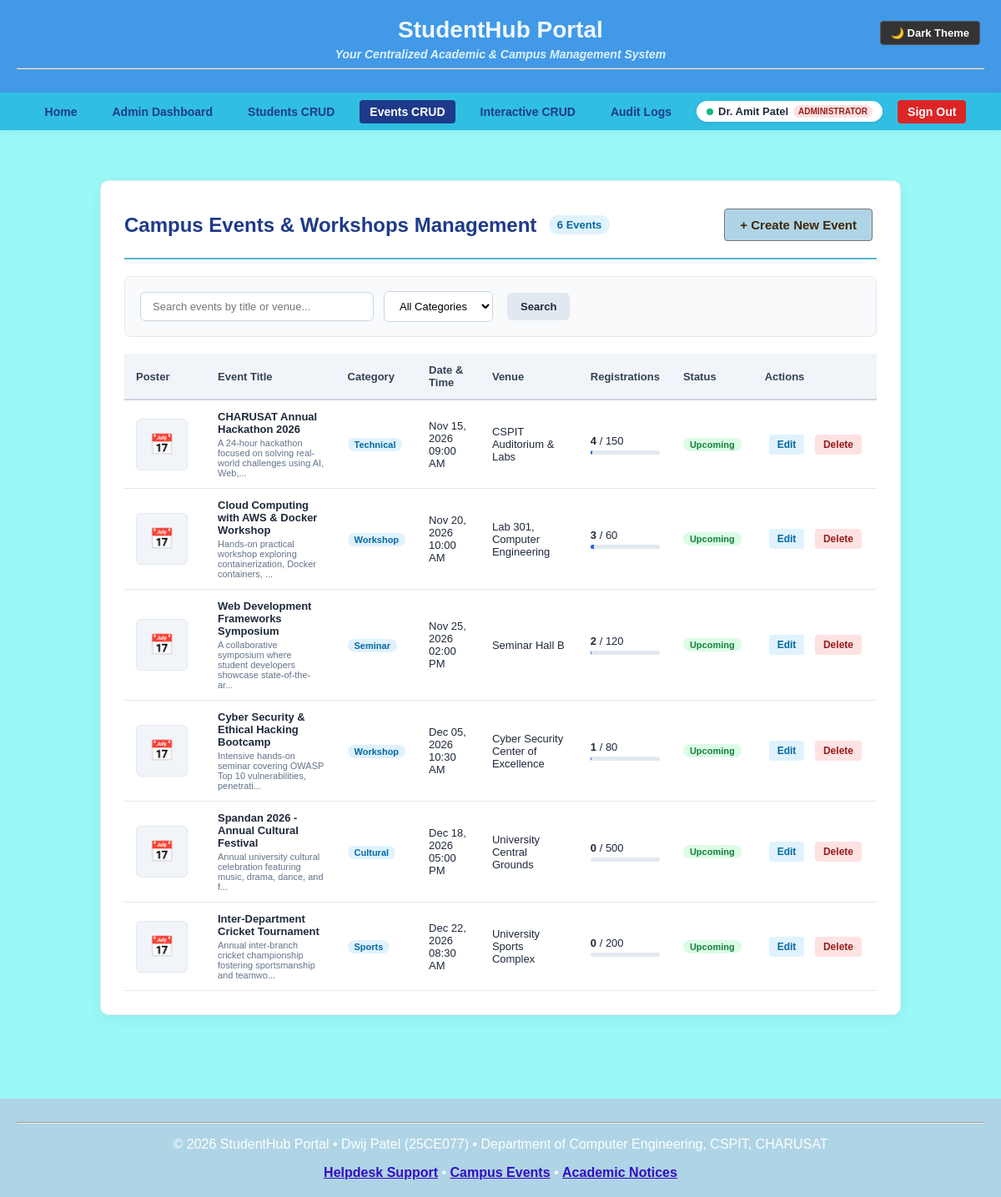
Page /Final_Practical/manage_events.php (signed in) on the committed database.
### tables this page shows
CREATE TABLE `events` (
  `event_id` INT AUTO_INCREMENT NOT NULL,
  `title` VARCHAR(150) NOT NULL,
  `description` TEXT NOT NULL,
  `category` VARCHAR(50) NOT NULL DEFAULT 'Workshop',
  `event_date` DATETIME NOT NULL,
  `venue` VARCHAR(100) NOT NULL,
  `poster_path` VARCHAR(255) DEFAULT NULL,
  `capacity` INT NOT NULL DEFAULT 100,
  `status` ENUM('upcoming', 'completed', 'cancelled') NOT NULL DEFAULT 'upcoming',
  `created_by` VARCHAR(20) DEFAULT NULL,
  `created_at` DATETIME NOT NULL DEFAULT CURRENT_TIMESTAMP,
  PRIMARY KEY (`event_id`),
  KEY `idx_event_date` (`event_date`),
  KEY `idx_event_category` (`category`),
  KEY `idx_event_status` (`status`)
);

### Final_Practical/manage_events.php (the view, shortened to what this page needs)
<?php
$pdo = getDB();
$searchQuery    = trim($_GET['q'] ?? '');
$sql = "SELECT e.*, COUNT(r.registration_id) AS attendee_count
        FROM events e
        LEFT JOIN registrations r ON e.event_id = r.event_id AND r.status != 'cancelled'
        WHERE 1=1";
$params = [];
$sql .= " GROUP BY e.event_id ORDER BY e.event_date ASC";
$stmt = $pdo->prepare($sql);
$stmt->execute($params);
$eventsList = $stmt->fetchAll();
$totalEvents = count($eventsList);
require_once __DIR__ . '/includes/header.php';
?>
<main>
    <div class="crud-container">
        <div class="crud-header">
            <div>
                <h2>Campus Events &amp; Workshops Management</h2>
                <span class="count-badge"><?= $totalEvents ?> Event<?= $totalEvents === 1 ? '' : 's' ?></span>
            </div>
            <div class="crud-actions">
                <button type="button" class="btn btn-primary" onclick="openAddEventModal()">+ Create New Event</button>
            </div>
        </div>
        <form method="GET" action="manage_events.php" class="filter-bar">
            <div class="filter-group">
                <input type="text" name="q" placeholder="Search events by title or venue..." value="<?= htmlspecialchars($searchQuery, ENT_QUOTES, 'UTF-8') ?>" class="input-search">
            </div>
            <div class="filter-group">
                <select name="category" onchange="this.form.submit()" class="select-filter">
                    <option value="">All Categories</option>
                </select>
            </div>
            <button type="submit" class="btn btn-secondary">Search</button>
        </form>
        <div class="table-responsive">
            <table class="data-table">
                <thead>
                    <tr>
                        <th>Poster</th>
                        <th>Event Title</th>
                        <th>Category</th>
                        <th>Date &amp; Time</th>
                        <th>Venue</th>
                        <th>Registrations</th>
                        <th>Status</th>
                        <th>Actions</th>
                    </tr>
                </thead>
                <tbody>
                    <?php if (empty($eventsList)): ?>
                        <tr>
                            <td colspan="8" class="empty-state">
                                <p>No events found matching your criteria.</p>
                                <a href="manage_events.php" class="btn btn-secondary">Clear Filters</a>
                            </td>
                        </tr>
                    <?php else: ?>
                        <?php foreach ($eventsList as $evt): ?>
                            <tr>
                                <td style="width: 70px;">
                                    <?php if (!empty($evt['poster_path']) && file_exists(BASE_PATH . DIRECTORY_SEPARATOR . $evt['poster_path'])): ?>
                                        <img src="<?= htmlspecialchars($evt['poster_path'], ENT_QUOTES, 'UTF-8') ?>" alt="Poster" class="table-poster-thumb">
                                    <?php else: ?>
                                        <div class="poster-placeholder">📅</div>
                                    <?php endif; ?>
                                </td>
                                <td>
                                    <strong><?= htmlspecialchars($evt['title'], ENT_QUOTES, 'UTF-8') ?></strong>
                                    <div class="event-desc-snippet"><?= htmlspecialchars(mb_substr($evt['description'], 0, 75), ENT_QUOTES, 'UTF-8') ?>...</div>
                                </td>
                                <td>
                                    <span class="badge-cat"><?= htmlspecialchars($evt['category'], ENT_QUOTES, 'UTF-8') ?></span>
                                </td>
                                <td><?= date('M d, Y h:i A', strtotime($evt['event_date'])) ?></td>
                                <td><?= htmlspecialchars($evt['venue'], ENT_QUOTES, 'UTF-8') ?></td>
                                <td>
                                    <strong><?= (int)$evt['attendee_count'] ?></strong> / <?= (int)$evt['capacity'] ?>
                                    <div class="progress-bar-wrap">
                                        <div class="progress-bar-fill" style="width: <?= min(100, round(($evt['attendee_count'] / max(1, $evt['capacity'])) * 100)) ?>%;"></div>
                                    </div>
                                </td>
                                <td>
                                    <span class="status-pill status-<?= strtolower($evt['status']) ?>">
                                        <?= ucfirst(htmlspecialchars($evt['status'], ENT_QUOTES, 'UTF-8')) ?>
                                    </span>
                                </td>
                                <td class="actions-cell">
                                    <button type="button" class="btn-action-edit" onclick='openEditEventModal(<?= json_encode($evt) ?>)'>Edit</button>
                                    <button type="button" class="btn-action-delete" onclick="confirmDeleteEvent(<?= $evt['event_id'] ?>, '<?= htmlspecialchars(addslashes($evt['title']), ENT_QUOTES, 'UTF-8') ?>')">Delete</button>
                                </td>
                            </tr>
                        <?php endforeach; ?>
                    <?php endif; ?>
                </tbody>
            </table>
        </div>
    </div>
</main>
<?php require_once __DIR__ . '/includes/footer.php'; ?>

### Final_Practical/Style.css (style rules this page uses)
body { font-family: Arial, Helvetica, sans-serif; background-color: #99f9f7; color: rgb(65, 39, 8); margin: 0; padding: 0; transition: background-color 0.3s ease, color 0.3s ease; }
main { text-align: center; padding: 40px 20px; max-width: 960px; margin: auto; }
button.btn-primary, button { background-color: #aed4e5; color: rgb(65, 39, 8); margin: 5px; padding: 10px 18px; cursor: pointer; font-size: 15px; font-weight: bolder; border: 1px solid #777; border-radius: 4px; transition: background-color 0.2s ease, transform 0.1s ease; }

### Final_Practical/manage_events.php (style rules this page uses)
.crud-container { max-width: 1180px; margin: 20px auto; padding: 28px; background: #ffffff; border-radius: 10px; box-shadow: 0 4px 18px rgba(0,0,0,0.06); border: 1px solid #e2e8f0; text-align: left; }
.crud-header { display: flex; justify-content: space-between; align-items: center; flex-wrap: wrap; gap: 15px; margin-bottom: 20px; padding-bottom: 15px; border-bottom: 2px solid #55b7cf; }
.crud-header h2 { margin: 0; color: #1e3a8a; display: inline-block; vertical-align: middle; }
.count-badge { background-color: #e0f2fe; color: #0369a1; font-size: 13px; font-weight: 700; padding: 4px 10px; border-radius: 12px; margin-left: 10px; vertical-align: middle; }
.poster-placeholder { width: 60px; height: 60px; background: #f1f5f9; border-radius: 6px; display: flex; align-items: center; justify-content: center; font-size: 24px; border: 1px solid #e2e8f0; }
.event-desc-snippet { font-size: 11px; color: #64748b; margin-top: 3px; font-weight: normal; }
.progress-bar-wrap { width: 100%; height: 5px; background: #e2e8f0; border-radius: 3px; margin-top: 4px; overflow: hidden; }
.progress-bar-fill { height: 100%; background: #2563eb; }
.badge-cat { background: #e0f2fe; color: #0369a1; padding: 2px 8px; border-radius: 12px; font-size: 11px; font-weight: 700; }
.status-pill { display: inline-block; padding: 2px 8px; border-radius: 10px; font-size: 11px; font-weight: 700; }
.status-upcoming { background: #dcfce7; color: #15803d; }
.actions-cell { white-space: nowrap; }
.btn-action-edit, .btn-action-delete { padding: 5px 10px; font-size: 12px; font-weight: 600; border-radius: 4px; cursor: pointer; border: none; margin-right: 4px; }
.btn-action-edit { background: #e0f2fe; color: #0369a1; }
.btn-action-delete { background: #fee2e2; color: #991b1b; }
.data-table { width: 100%; border-collapse: collapse; font-size: 13px; }
.data-table th { background: #f1f5f9; color: #334155; font-weight: 700; text-align: left; padding: 12px 14px; border-bottom: 2px solid #cbd5e1; }
.data-table td { padding: 12px 14px; border-bottom: 1px solid #e2e8f0; color: #1e293b; vertical-align: middle; }
.filter-bar { display: flex; gap: 12px; flex-wrap: wrap; align-items: center; margin-bottom: 20px; background: #f8fafc; padding: 14px 18px; border-radius: 8px; border: 1px solid #e2e8f0; }
.input-search { padding: 9px 14px; border: 1px solid #cbd5e1; border-radius: 6px; font-size: 13px; min-width: 250px; }
.select-filter { padding: 9px 14px; border: 1px solid #cbd5e1; border-radius: 6px; font-size: 13px; background: #ffffff; }
.btn { display: inline-block; padding: 9px 16px; border-radius: 6px; font-size: 13px; font-weight: 600; text-decoration: none; cursor: pointer; border: none; }
.btn-primary { background-color: #2563eb; color: #ffffff; }
.btn-secondary { background-color: #e2e8f0; color: #1e293b; }

### rows in the picture
events: title "CHARUSAT Annual Hackathon 2026", description "A 24-hour hackathon focused on solving real-world challenges using AI, Web,", category "Technical", event_date "Nov 15, 2026 09:00 AM", venue "CSPIT Auditorium & Labs", attendee_count "4", capacity "150", status "Upcoming"
events: title "Cloud Computing with AWS & Docker Workshop", description "Hands-on practical workshop exploring containerization, Docker containers,", category "Workshop", event_date "Nov 20, 2026 10:00 AM", venue "Lab 301, Computer Engineering", attendee_count "3", capacity "60", status "Upcoming"
events: title "Web Development Frameworks Symposium", description "A collaborative symposium where student developers showcase state-of-the-ar", category "Seminar", event_date "Nov 25, 2026 02:00 PM", venue "Seminar Hall B", attendee_count "2", capacity "120", status "Upcoming"
events: title "Cyber Security & Ethical Hacking Bootcamp", description "Intensive hands-on seminar covering OWASP Top 10 vulnerabilities, penetrati", category "Workshop", event_date "Dec 05, 2026 10:30 AM", venue "Cyber Security Center of Excellence", attendee_count "1", capacity "80", status "Upcoming"
events: title "Spandan 2026 - Annual Cultural Festival", description "Annual university cultural celebration featuring music, drama, dance, and f", category "Cultural", event_date "Dec 18, 2026 05:00 PM", venue "University Central Grounds", attendee_count "0", capacity "500", status "Upcoming"
events: title "Inter-Department Cricket Tournament", description "Annual inter-branch cricket championship fostering sportsmanship and teamwo", category "Sports", event_date "Dec 22, 2026 08:30 AM", venue "University Sports Complex", attendee_count "0", capacity "200", status "Upcoming"

### other values in the picture
$user['name'] "Dr. Amit Patel"
$totalEvents "6"
